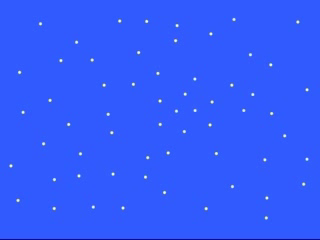
#> input picture frame 20 of practica5/imaxes_e_videos_proba/videos/SCE_circulos_girando_3.avi, 320 x 240 px
$ python BkofMono3D.py
#> lines starting #> are read from the running program, lines starting #| are printed output that depends on the picture
import cv2 as cv
import numpy as np
import matplotlib.pyplot as plt
from scipy.fftpack import fftshift, ifftshift

# Intentamos empregar a fft2 do modulo pyfftw se esta dispoñible
try:
    from pyfftw.interfaces.scipy_fftpack import fft2, ifft2, fftn, ifftn
# De outra forma, executarase scipy fftpack(~2-3x mais lenta!)
except ImportError:
    import warnings
    warnings.warn("""Modulo 'pyfftw' (FFTW Python bindings) sen intalar. Executa
                    'pip install pyfftw' no teu entorno""")
    from scipy.fftpack import fft2, ifft2


class BkofMono3D:
    def __init__(self, imname, nscale=2, minWaveLength=10, mult=2.1, sigmaOnf=0.55, black=False):
#> called with nscale = 2, minWaveLength = 10, mult = 2.1, sigmaOnf = 0.55, black = False
        self.img = []
        self.nscale = nscale
        # self.norient = norient
        self.minWaveLength = minWaveLength
        self.mult = mult
        self.sigmaOnf = sigmaOnf
        # self.dThetaOnSigma = dThetaOnSigma
        self.black = black
        self.even = []
        self.oddx = []
        self.oddy = []
        self.oddz = []

        self.img = []
        cap = cv.VideoCapture('datatest/videos/SCE_circulos_girando_3.avi')

        while cap.isOpened():
            ret, frame = cap.read()
#> frame is the input picture: shape (240, 320, 3); mean B, G, R 252.6, 90.6, 49.9
            if not ret:
                print("Lectura de video completada...")
                break

            image = cv.cvtColor(frame, cv.COLOR_BGR2GRAY)
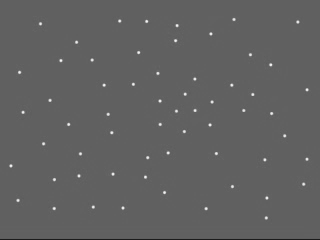
#> image: shape (240, 320); min 27, max 245, mean 96.6

            #Cambiamos tipo da matriz da imaxe
            if image.dtype not in ['float32', 'float64']:
                image = np.float64(image)

            if image.ndim == 3:   #se e de cor promedio as bandas
                image = image.mean(2)

            if self.black:
                image = cv.bitwise_not(image)

            self.img.append(image)

    # [203 lines left out: functions filters3D, getfilters, getvideoresponse, showFrecFilters, showSpaceFilters, __lowpassfilter, not called in this run]

def main():

    #Lemos a imaxe en formato gris e visualizamos
    img = cv.imread('datatest/apolo.png',0)

    Bank = BkofMono3D(img)
    Bank.filters3D()
    Bank.getvideoresponse()
    # [4 lines of commented-out code are left out]

if __name__ == '__main__':
    main()

$ run again, starting later in the video
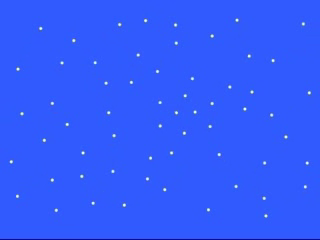
#> input picture frame 90 of practica5/imaxes_e_videos_proba/videos/SCE_circulos_girando_3.avi, 320 x 240 px
#> in __init__, frame is the input picture: shape (240, 320, 3); mean B, G, R 252.5, 90.6, 49.8
#> in __init__, `image = cv.cvtColor(frame, cv.COLOR_BGR2GRAY)`:
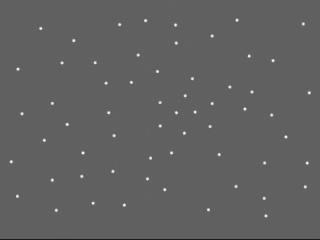
#> image: shape (240, 320); min 26, max 244, mean 96.6

$ run again, starting later in the video
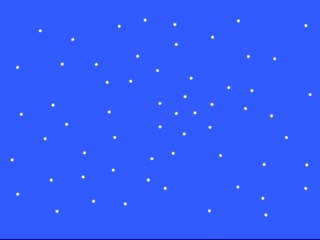
#> input picture frame 161 of practica5/imaxes_e_videos_proba/videos/SCE_circulos_girando_3.avi, 320 x 240 px
#> in __init__, frame is the input picture: shape (240, 320, 3); mean B, G, R 252.6, 90.5, 49.9
#> in __init__, `image = cv.cvtColor(frame, cv.COLOR_BGR2GRAY)`:
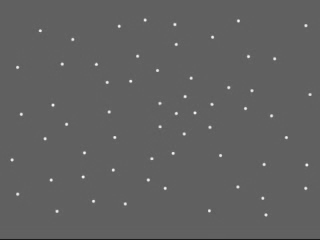
#> image: shape (240, 320); min 26, max 244, mean 96.6
